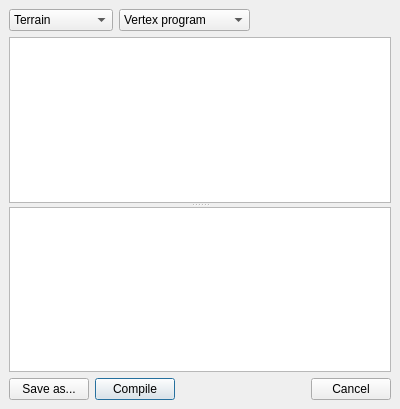
<ui version="4.0" >
 <class>ShaderEditor</class>
 <widget class="QDialog" name="ShaderEditor" >
  <property name="geometry" >
   <rect>
    <x>0</x>
    <y>0</y>
    <width>400</width>
    <height>409</height>
   </rect>
  </property>
  <property name="windowTitle" >
   <string>Shader Editor</string>
  </property>
  <layout class="QVBoxLayout" >
   <property name="margin" >
    <number>9</number>
   </property>
   <property name="spacing" >
    <number>6</number>
   </property>
   <item>
    <layout class="QHBoxLayout" >
     <property name="margin" >
      <number>0</number>
     </property>
     <property name="spacing" >
      <number>6</number>
     </property>
     <item>
      <widget class="QComboBox" name="pair" >
       <item>
        <property name="text" >
         <string>Terrain</string>
        </property>
       </item>
       <item>
        <property name="text" >
         <string>Water</string>
        </property>
       </item>
       <item>
        <property name="text" >
         <string>World objects</string>
        </property>
       </item>
      </widget>
     </item>
     <item>
      <widget class="QComboBox" name="program" >
       <item>
        <property name="text" >
         <string>Vertex program</string>
        </property>
       </item>
       <item>
        <property name="text" >
         <string>Fragment program</string>
        </property>
       </item>
      </widget>
     </item>
     <item>
      <spacer>
       <property name="orientation" >
        <enum>Qt::Horizontal</enum>
       </property>
       <property name="sizeHint" >
        <size>
         <width>234</width>
         <height>20</height>
        </size>
       </property>
      </spacer>
     </item>
    </layout>
   </item>
   <item>
    <widget class="QSplitter" name="splitter" >
     <property name="orientation" >
      <enum>Qt::Vertical</enum>
     </property>
     <widget class="QTextEdit" name="code" />
     <widget class="QTextEdit" name="errors" >
      <property name="readOnly" >
       <bool>true</bool>
      </property>
     </widget>
    </widget>
   </item>
   <item>
    <layout class="QHBoxLayout" >
     <property name="margin" >
      <number>0</number>
     </property>
     <property name="spacing" >
      <number>6</number>
     </property>
     <item>
      <widget class="QPushButton" name="saveButton" >
       <property name="text" >
        <string>Save as...</string>
       </property>
      </widget>
     </item>
     <item>
      <widget class="QPushButton" name="compileButton" >
       <property name="text" >
        <string>Compile</string>
       </property>
       <property name="default" >
        <bool>true</bool>
       </property>
      </widget>
     </item>
     <item>
      <spacer>
       <property name="orientation" >
        <enum>Qt::Horizontal</enum>
       </property>
       <property name="sizeHint" >
        <size>
         <width>40</width>
         <height>20</height>
        </size>
       </property>
      </spacer>
     </item>
     <item>
      <widget class="QPushButton" name="cancelButton" >
       <property name="text" >
        <string>Cancel</string>
       </property>
      </widget>
     </item>
    </layout>
   </item>
  </layout>
 </widget>
 <resources/>
 <connections>
  <connection>
   <sender>cancelButton</sender>
   <signal>clicked()</signal>
   <receiver>ShaderEditor</receiver>
   <slot>reject()</slot>
   <hints>
    <hint type="sourcelabel" >
     <x>340</x>
     <y>279</y>
    </hint>
    <hint type="destinationlabel" >
     <x>396</x>
     <y>287</y>
    </hint>
   </hints>
  </connection>
 </connections>
</ui>
